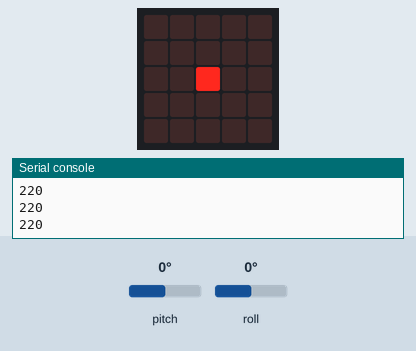
This program was run on a simulated BBC micro:bit (MakeCode). Parts: the board's 5×5 LED display, the last lines printed to the serial console. The test bench sets the inputs (shaded band); at power-on: pitch 0°, roll 0°.

Above: at 1.2 s.
1.3 s: pitch set to -18°
2.8 s: pitch set to -23°
At 3.5 s:
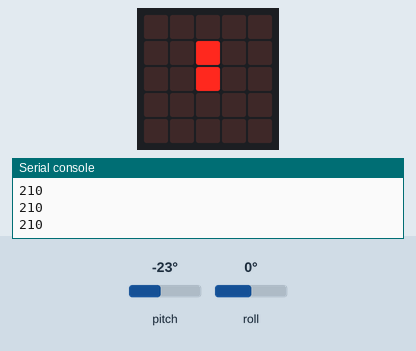
4.3 s: roll set to -17°
5.8 s: roll set to -22°
At 6.3 s:
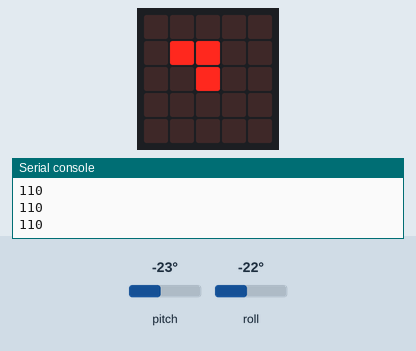
7.3 s: pitch set to -28°
8.8 s: pitch set to -33°
At 9.2 s:
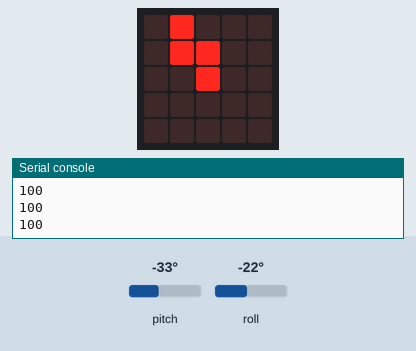
Timing chart, 0 to 11.3 s (numbered marks = the images above; inputs shaded):
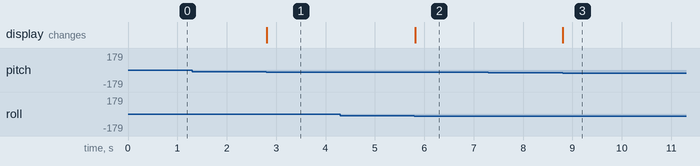

Measured:
- the behaviour switches between -20 and -21° on pitch (found by bisection; images 0 and 1)
- the behaviour switches between -20 and -21° on roll (found by bisection; images 1 and 2)
- the behaviour switches between -30 and -31° on pitch (found by bisection; images 2 and 3)
- after the input at 2.8 s, the display: changes at once (image 1)
- after the input at 5.8 s, the display: changes at once (image 2)
- after the input at 8.8 s, the display: changes at once (image 3)

The program:

main.ts
```typescript
function judge () {
    if (x == 5 || y == 5) {
        basic.clearScreen()
        basic.showIcon(IconNames.No)
        game2 = 1
    }
    count = 0
    for (let i = 0; i <= 4; i++) {
        for (let j = 0; j <= 4; j++) {
            if (led.point(i, j)) {
                count += 1
            }
        }
    }
    if (count == 25) {
        basic.clearScreen()
        basic.showIcon(IconNames.Happy)
        game2 = 2
    }
}
function setPosition () {
    if (input.rotation(Rotation.Roll) < -40 || input.rotation(Rotation.Roll) > 40) {
        x = 5
    } else if (input.rotation(Rotation.Roll) < -30) {
        x = 0
    } else if (input.rotation(Rotation.Roll) < -20) {
        x = 1
    } else if (input.rotation(Rotation.Roll) > 30) {
        x = 4
    } else if (input.rotation(Rotation.Roll) > 20) {
        x = 3
    } else {
        x = 2
    }
    if (input.rotation(Rotation.Pitch) < -40 || input.rotation(Rotation.Pitch) > 40) {
        y = 5
    } else if (input.rotation(Rotation.Pitch) < -30) {
        y = 0
    } else if (input.rotation(Rotation.Pitch) < -20) {
        y = 1
    } else if (input.rotation(Rotation.Pitch) > 30) {
        y = 4
    } else if (input.rotation(Rotation.Pitch) > 20) {
        y = 3
    } else {
        y = 2
    }
    led.plot(x, y)
}
let count = 0
let game2 = 0
let y = 0
let x = 0
x = 2
y = 2
game2 = 0
led.plot(x, y)
basic.forever(function () {
    if (game2 == 0) {
        setPosition()
        judge()
    }
    serial.writeNumber(x)
    serial.writeNumber(y)
    serial.writeLine("" + (game2))
})
```

test.ts
```typescript
// テストはここに来ます。このパッケージが拡張機能として使用されるときにはコンパイルされません。
```
